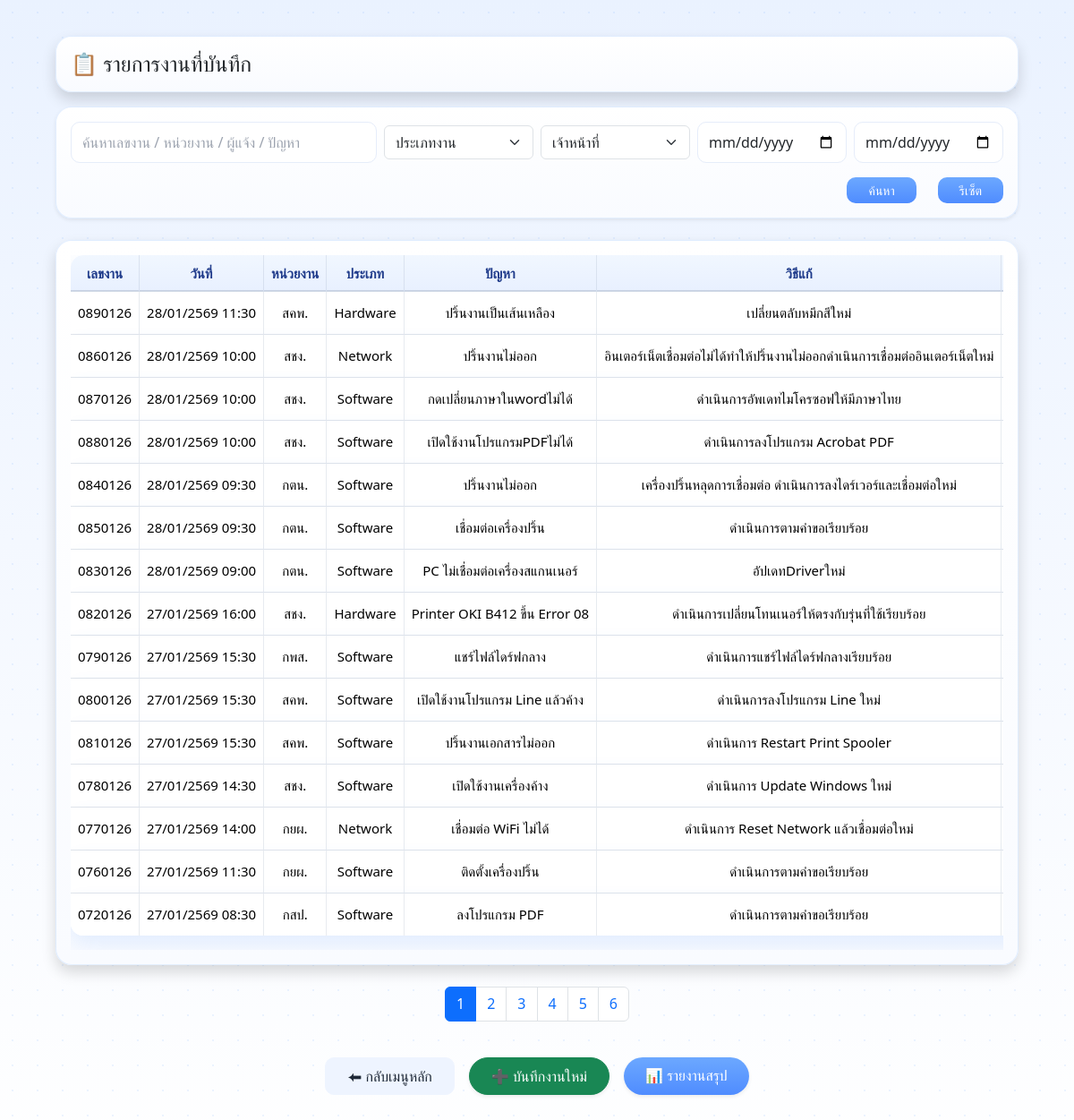
/list, run on an earlier commit of the app's database.
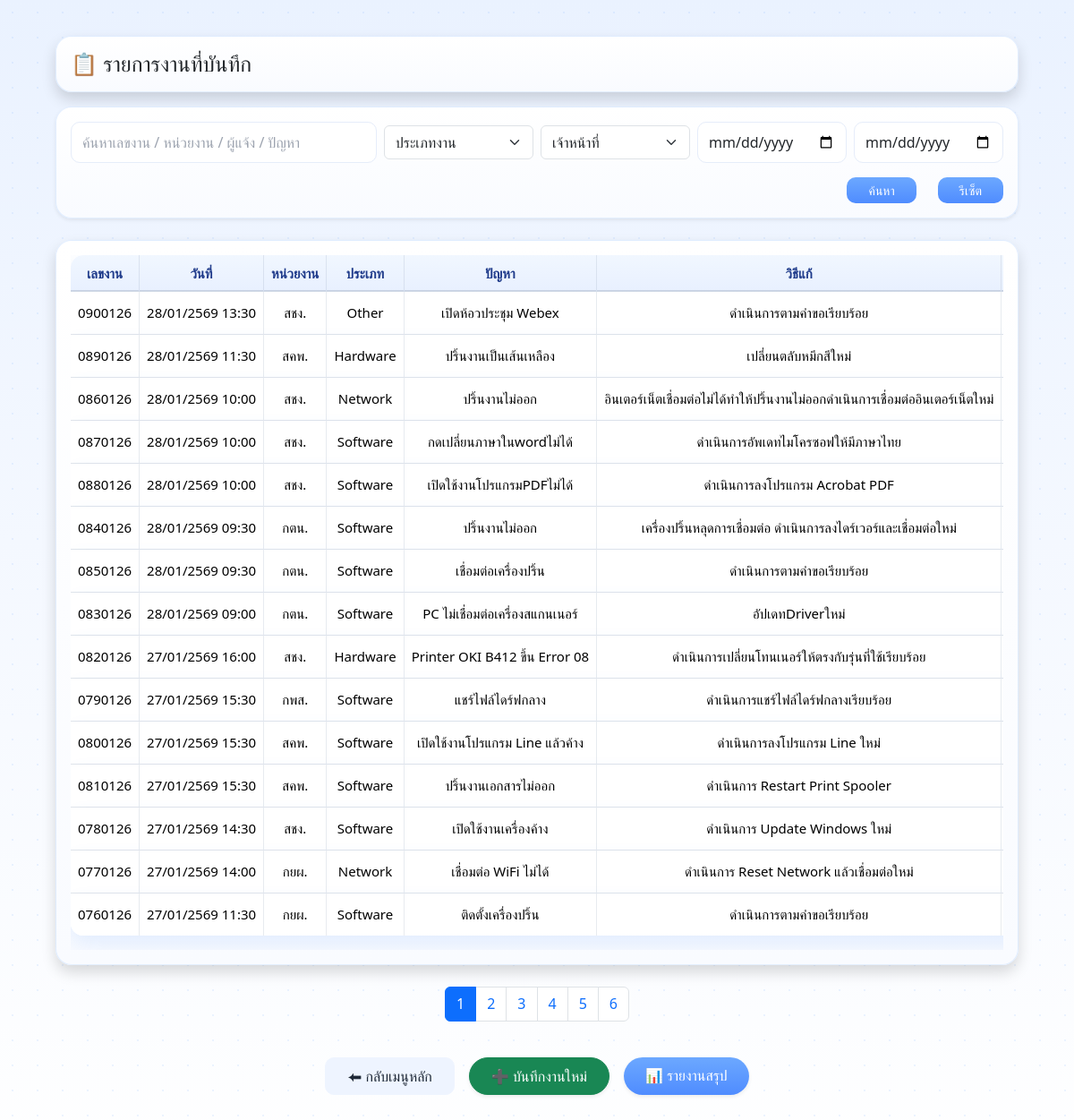
And on a later commit of the database.
### tables this page shows
CREATE TABLE reports (
            id INTEGER PRIMARY KEY AUTOINCREMENT,
            work_no TEXT UNIQUE,
            receive_datetime TEXT,
            department TEXT,
            reporter TEXT,
            job_type TEXT,
            asset_no TEXT,
            problem TEXT,
            solution TEXT,
            completed_datetime TEXT,
            close_note TEXT,
            confirm_name TEXT,
            signature TEXT,
            created_at TEXT
        );

### app.py (the view, shortened to what this page needs)
@app.route("/list")
def list_reports():
    from datetime import datetime
    import math
    PER_PAGE = 15
    page = request.args.get("page", 1, type=int)
    q = request.args.get("q", "").strip()
    job_type = request.args.get("job_type", "")
    staff = request.args.get("staff")          # 👈 รับค่าจาก work_compare
    date_from = request.args.get("date_from", "")
    date_to = request.args.get("date_to", "")
    now = datetime.now()
    conn = sqlite3.connect(DB_NAME)
    cursor = conn.cursor()
    where = "WHERE 1=1"
    params = []
    if job_type:
        where += " AND job_type = ?"
        params.append(job_type)
    if staff:
        where += " AND confirm_name = ?"
        params.append(staff)
    if date_from and date_to:
        where += " AND receive_datetime >= ?"
        params.append(f"{date_from} 00:00")
        where += " AND receive_datetime <= ?"
        params.append(f"{date_to} 23:59")
    else:
        where += " AND receive_datetime IS NOT NULL AND receive_datetime != ''"
        current_year = now.strftime("%Y")
        current_month = now.strftime("%m")
        where += " AND substr(receive_datetime, 1, 4) = ?"
        params.append(current_year)
        where += " AND substr(receive_datetime, 6, 2) = ?"
        params.append(current_month)
    cursor.execute(f"SELECT COUNT(*) FROM reports {where}", params)
    total_rows = cursor.fetchone()[0]
    total_pages = math.ceil(total_rows / PER_PAGE) if total_rows else 1
    if page > total_pages:
        page = total_pages
    if page < 1:
        page = 1
    offset = (page - 1) * PER_PAGE
    cursor.execute(f"""
        SELECT
            id,
            work_no,
            receive_datetime,
            department,
            job_type,
            problem,
            solution,
            reporter
        FROM reports
        {where}
        ORDER BY receive_datetime DESC
        LIMIT ? OFFSET ?
    """, params + [PER_PAGE, offset])
    raw = cursor.fetchall()
    conn.close()
    reports = raw
    return render_template(
        "list.html",
        reports=reports,
        get_department_full=get_department_full,
        format_date_th=format_date_th,
        page=page,
        total_pages=total_pages,
        keyword=q,
        job_type=job_type,
        date_from=date_from,
        date_to=date_to,
        staff=staff,   # 👈 ส่งให้ template ใช้ต่อ
    )

### app.py (called while the page is built)
def get_db():
    conn = sqlite3.connect("report.db")
    conn.row_factory = sqlite3.Row
    return conn

def get_department_full(code):
    conn = get_db()
    cur = conn.cursor()
    cur.execute(
        "SELECT full_name FROM departments WHERE short_name = ?",
        (code,)
    )
    row = cur.fetchone()
    conn.close()
    return row[0] if row else code

def format_date_th(date_str):
    if not date_str:
        return ""
    try:
        dt = datetime.strptime(date_str, "%Y-%m-%d %H:%M")
        year_be = dt.year + 543
        return f"{dt.day:02d}/{dt.month:02d}/{year_be} {dt.strftime('%H:%M')}"
    except:
        return ""

### templates/list.html (shortened to what this page needs)
<!DOCTYPE html>
<html lang="th">
<head>
    <link href="https://cdn.jsdelivr.net/npm/bootstrap@5.3.2/dist/css/bootstrap.min.css" rel="stylesheet">
    <link rel="stylesheet" href="/static/theme.css">
</head>
<body>
<div class="container mt-2 mb-5">
    <div class="card shadow mb-3">
        <div class="card-body py-3">
            <h4 class="mb-0">📋 รายการงานที่บันทึก</h4>
        </div>
    </div>
    <div class="card shadow-sm mb-4">
        <div class="card-body py-3">
            <form method="get">
                <div class="row g-2 align-items-center">
                    <div class="col-lg-4">
                        <input type="text"
                            name="q"
                            class="form-control"
                            placeholder="ค้นหาเลขงาน / หน่วยงาน / ผู้แจ้ง / ปัญหา"
                            value="{{ keyword }}">
                    </div>
                    <div class="col-lg-2">
                        <select name="job_type" class="form-select">
                            <option value="">ประเภทงาน</option>
                        </select>
                    </div>
                    <div class="col-lg-2">
                        <select name="staff" class="form-select">
                            <option value="">เจ้าหน้าที่</option>
                        </select>
                    </div>
                    <div class="col-lg-2">
                        <input type="date"
                            name="date_from"
                            class="form-control"
                            value="{{ date_from }}">
                    </div>
                    <div class="col-lg-2">
                        <input type="date"
                            name="date_to"
                            class="form-control"
                            value="{{ date_to }}">
                    </div>
                </div>
                <div class="d-flex justify-content-end gap-4 mt-3">
                    <button type="submit" class="btn btn-primary btn-sm px-4">
                        ค้นหา
                    </button>
                    <a href="/list" class="btn btn-primary btn-sm px-4">
                        รีเซ็ต
                    </a>
                </div>
            </form>
        </div>
    </div>
    <div class="card shadow">
        <div class="card-body pt-3">
            <div class="table-responsive">
                <table class="table table-hover align-middle">
                    <thead class="table-light">
                        <tr>
                            <th>เลขงาน</th>
                            <th>วันที่</th>
                            <th>หน่วยงาน</th>
                            <th>ประเภท</th>
                            <th>ปัญหา</th>
                            <th>วิธีแก้</th>
                        </tr>
                    </thead>
                    <tbody>
                        {% for r in reports %}
                        <tr>
                            <td>{{ r[1] }}</td>
                            <td>{{ format_date_th(r[2]) }}</td>
                            <td title="{{ get_department_full(r[3]) }}">
                                {{ r[3] }}
                            </td>
                            <td>{{ r[4] }}</td>
                            <td>{{ r[5] }}</td>
                            <td>{{ r[6] }}</td>
                        </tr>
                        {% endfor %}
                    </tbody>
                </table>
            </div>
        </div>
    </div>
    {% if total_pages > 1 %}
    <div class="d-flex justify-content-center my-4">
    <nav>
        <ul class="pagination">
        {% for p in range(1, total_pages + 1) %}
            {% if p == page %}
            <li class="page-item active">
                <span class="page-link">{{ p }}</span>
            </li>
            {% else %}
            <li class="page-item">
                <a class="page-link"
                href="{{ url_for(
                    'list_reports',
                    page=p,
                    q=keyword,
                    job_type=job_type,
                    date_from=date_from,
                    date_to=date_to,
                    staff=staff
                ) }}">
                {{ p }}
                </a>
            </li>
            {% endif %}
        {% endfor %}
        </ul>
    </nav>
    </div>
    {% endif %}
    <div class="d-flex justify-content-center gap-3 my-4">
        <a href="/" class="btn btn-secondary px-4 py-2">
            ⬅ กลับเมนูหลัก
        </a>
        <a href="/report"
        class="btn btn-success px-4 py-2 rounded-pill shadow-sm">
            ➕ บันทึกงานใหม่
        </a>
        <a href="/report-summary"
        class="btn btn-primary px-4 py-2 rounded-pill shadow-sm">
            📊 รายงานสรุป
        </a>
    </div>
</div>
</body>
</html>

### static/theme.css (style rules this page uses)
:root { --primary: #6CA8FF; --bg: #F5F9FF; --card: #FFFFFF; --border: #E6EDFA; --text-main: #1F2937; --text-muted: #94A3B8; }
body { background-color: var(--bg); color: var(--text-main); font-family: "Segoe UI", Tahoma, sans-serif; }
.card { background: var(--card); border-radius: 16px; border: 1px solid var(--border); box-shadow: 0 20px 40px rgba(108,168,255,.12); }
.btn-primary { background: var(--primary); border-color: var(--primary); border-radius: 10px; }
.btn-secondary { background: #EEF4FF; border-color: #EEF4FF; color: var(--text-main); border-radius: 10px; }
.table tbody tr:not(:last-child) td, .table tbody tr:not(:last-child) th { border-bottom: 1px solid rgba(148, 163, 184, 0.28); }
.table th, .table td { white-space: nowrap; vertical-align: middle; }
.table th:not(:last-child), .table td:not(:last-child) { border-right: 1px solid rgba(148, 163, 184, 0.22); }
.table th, .table td { text-align: center; vertical-align: middle; }
body { background: linear-gradient( 180deg, #eaf2ff 0%, #f4f8ff 45%, #ffffff 100% ); min-height: 100vh; font-size: 15px; line-height: 1.6; color: #1f2937; }
body::before { content: ""; position: fixed; inset: 0; background-image: radial-gradient(rgba(108,168,255,0.12) 1px, transparent 1px); background-size: 28px 28px; pointer-events: none; z-index: -1; }
.container { max-width: 1100px; padding-top: 32px; padding-bottom: 48px; }
.form-control, textarea { border-radius: 10px; border-color: var(--border); padding: 10px 12px; }
.form-control::placeholder { color: #9ca3af; }
.btn { transition: all .2s ease; }
.btn-primary { background: linear-gradient(180deg, #6ca8ff, #4f8cff); border: none; }
.section-box, .card, .table-box { background: linear-gradient( 180deg, #ffffff 0%, #f9fbff 100% ); border-radius: 18px; border: 1px solid rgba(108, 168, 255, 0.18); box-shadow: 0 18px 40px rgba(59, 130, 246, 0.12); }
.table { border-collapse: separate; border-spacing: 0; border-radius: 14px; overflow: hidden; background: #ffffff; }
.table thead th { background: transparent; color: #1e3a8a; font-weight: 600; border-bottom: 1px solid rgba(148, 163, 184, 0.35); }
.table th, .table td { text-align: center; vertical-align: middle; border: none; }
.table tbody tr:not(:last-child) td { border-bottom: 1px solid rgba(148, 163, 184, 0.28); }
body { font-family: "Prompt", "Segoe UI", Tahoma, sans-serif; }
.table-responsive { overflow: visible; }
.table thead th { position: sticky; top: 0; z-index: 10; background: linear-gradient( 180deg, #f1f7ff 0%, #e8f0ff 100% ); box-shadow: inset 0 -1px 0 rgba(148,163,184,0.4); }
.card-body { padding-top: 1rem; }

### templates/list.html (style rules this page uses)
body { background: linear-gradient( 180deg, #eaf2ff 0%, #f4f8ff 45%, #ffffff 100% ); }
.card { background: linear-gradient( 180deg, #ffffff 0%, #f9fbff 100% ); border-radius: 18px; border: 1px solid rgba(108,168,255,0.18); box-shadow: 0 18px 40px rgba(59,130,246,0.12); }
.table th { background: #f1f6ff; color: #1e3a8a; font-weight: 600; }
.table td { vertical-align: middle; }
.table th, .table td { text-align: center; vertical-align: middle; }
.table tbody tr { background: #ffffff; box-shadow: 0 6px 16px rgba(59,130,246,0.10); border-radius: 12px; }
.table { border-collapse: separate; border-spacing: 0; border-radius: 14px; box-shadow: 0 10px 24px rgba(59,130,246,0.12); }
.table thead th:first-child { border-top-left-radius: 14px; }
.table-responsive { overflow-x: auto; -webkit-overflow-scrolling: touch; }

What changed in the data, as far as the page shows it:
no longer on this page (row unchanged): reports: work_no "0720126", receive_datetime "27/01/2569 08:30", department "กสป.", job_type "Software", problem "ลงโปรแกรม PDF", solution "ดำเนินการตามคำขอเรียบร้อย"
added reports: work_no "0900126", receive_datetime "28/01/2569 13:30", department "สชง.", job_type "Other", problem "เปิดห้อวประชุม Webex", solution "ดำเนินการตามคำขอเรียบร้อย"
